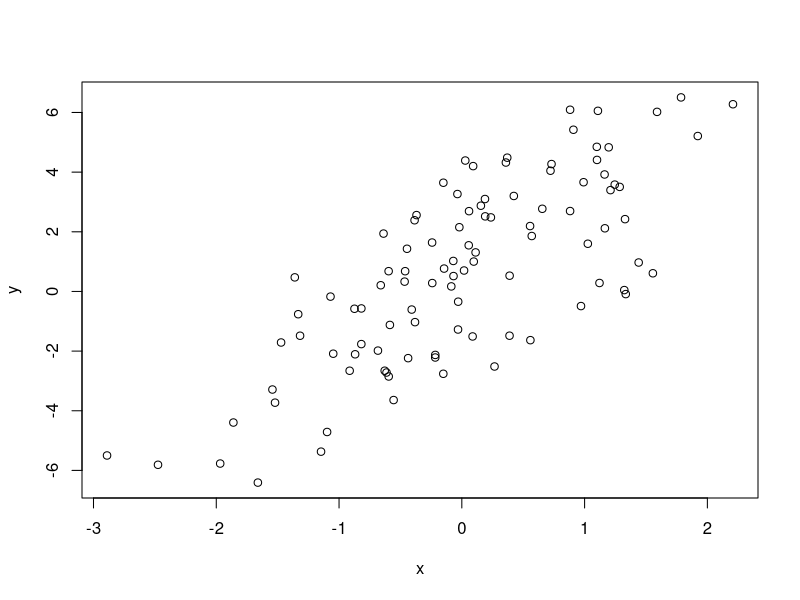
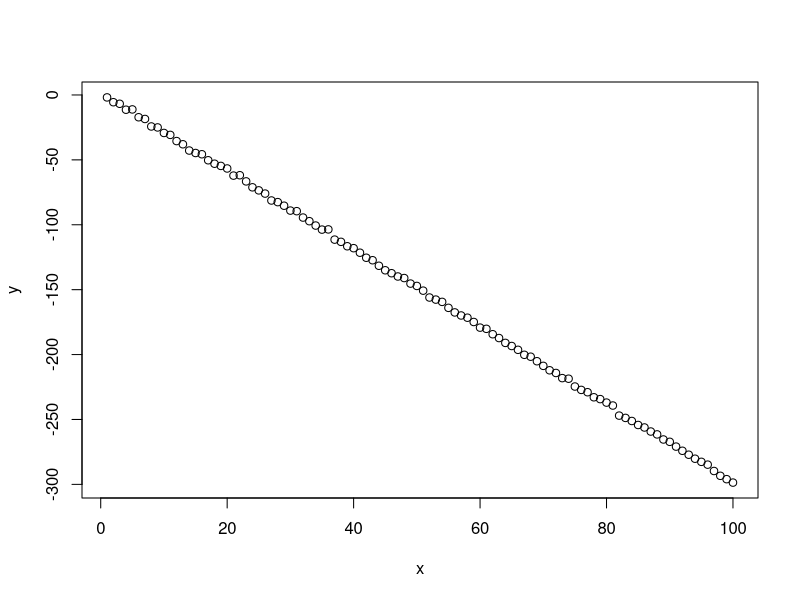
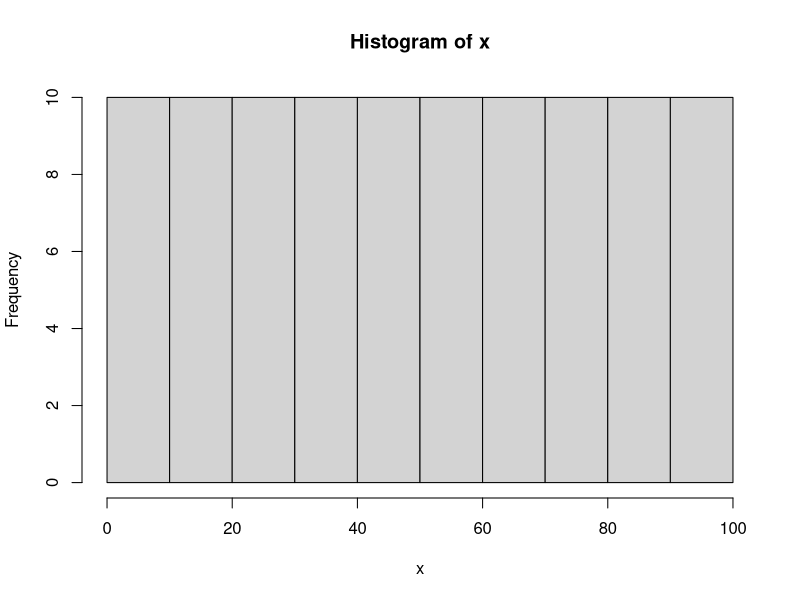

Reproduce these figures in R, in order.
#simulation Function
#rnorm, dnorm, pnorm,rpois
#Function names starting with the following have the following meanings
# d is for density functions
#r for random generators
#p cumulative distribution
#q is for quantile function

x <- rnorm(10)
print(x)
x <- rnorm(10, 20, 2)
print(x)
summary(x)

set.seed(1) #Sam random numbers will be generated if the seed is set to same value before generating the number.


#Generating a distribution from a given function
#Suppose we are trying to generate a distribution from function 
#y <- 0.5 +2*x + e
#Where,
set.seed(20)
x <- rnorm(100)
e <- rnorm(100,0,2)
y <- 0.5 +2*x + e
View(y)
summary(y)
plot(x,y)
help(plot)


x <- 1:100
e <- rnorm(100,0,1)
y <- 1.5 - 3*x + e
View(y)


###Plotting
#Few recommended packages for plotting are graphics, lattice, grid, grDevices
plot(x,y)
hist(x)
help(par)
